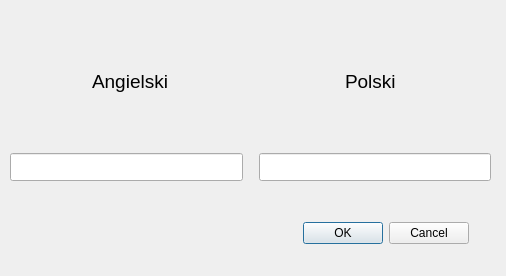
<?xml version="1.0" encoding="UTF-8"?>
<ui version="4.0">
 <class>Dialog</class>
 <widget class="QDialog" name="Dialog">
  <property name="enabled">
   <bool>true</bool>
  </property>
  <property name="geometry">
   <rect>
    <x>0</x>
    <y>0</y>
    <width>506</width>
    <height>276</height>
   </rect>
  </property>
  <property name="windowTitle">
   <string>Add new word</string>
  </property>
  <widget class="QWidget" name="verticalLayoutWidget">
   <property name="geometry">
    <rect>
     <x>10</x>
     <y>10</y>
     <width>481</width>
     <height>171</height>
    </rect>
   </property>
   <layout class="QVBoxLayout" name="verticalLayout">
    <property name="spacing">
     <number>0</number>
    </property>
    <item>
     <layout class="QHBoxLayout" name="horizontalLayout">
      <property name="spacing">
       <number>0</number>
      </property>
      <item alignment="Qt::AlignHCenter">
       <widget class="QLabel" name="label_2">
        <property name="font">
         <font>
          <pointsize>14</pointsize>
          <italic>false</italic>
          <bold>false</bold>
         </font>
        </property>
        <property name="text">
         <string>Angielski</string>
        </property>
       </widget>
      </item>
      <item alignment="Qt::AlignHCenter">
       <widget class="QLabel" name="label">
        <property name="font">
         <font>
          <pointsize>14</pointsize>
          <italic>false</italic>
          <bold>false</bold>
         </font>
        </property>
        <property name="text">
         <string>Polski</string>
        </property>
       </widget>
      </item>
     </layout>
    </item>
    <item>
     <layout class="QHBoxLayout" name="horizontalLayout_2">
      <property name="spacing">
       <number>16</number>
      </property>
      <item>
       <widget class="QLineEdit" name="angielski">
        <property name="font">
         <font>
          <pointsize>13</pointsize>
          <bold>true</bold>
         </font>
        </property>
       </widget>
      </item>
      <item>
       <widget class="QLineEdit" name="polski">
        <property name="font">
         <font>
          <pointsize>13</pointsize>
         </font>
        </property>
       </widget>
      </item>
     </layout>
    </item>
   </layout>
  </widget>
  <widget class="QDialogButtonBox" name="buttonBox">
   <property name="geometry">
    <rect>
     <x>18</x>
     <y>203</y>
     <width>451</width>
     <height>61</height>
    </rect>
   </property>
   <property name="orientation">
    <enum>Qt::Horizontal</enum>
   </property>
   <property name="standardButtons">
    <set>QDialogButtonBox::Cancel|QDialogButtonBox::Ok</set>
   </property>
  </widget>
 </widget>
 <resources/>
 <connections>
  <connection>
   <sender>buttonBox</sender>
   <signal>accepted()</signal>
   <receiver>Dialog</receiver>
   <slot>accept()</slot>
   <hints>
    <hint type="sourcelabel">
     <x>248</x>
     <y>254</y>
    </hint>
    <hint type="destinationlabel">
     <x>157</x>
     <y>274</y>
    </hint>
   </hints>
  </connection>
  <connection>
   <sender>buttonBox</sender>
   <signal>rejected()</signal>
   <receiver>Dialog</receiver>
   <slot>reject()</slot>
   <hints>
    <hint type="sourcelabel">
     <x>316</x>
     <y>260</y>
    </hint>
    <hint type="destinationlabel">
     <x>286</x>
     <y>274</y>
    </hint>
   </hints>
  </connection>
 </connections>
</ui>
